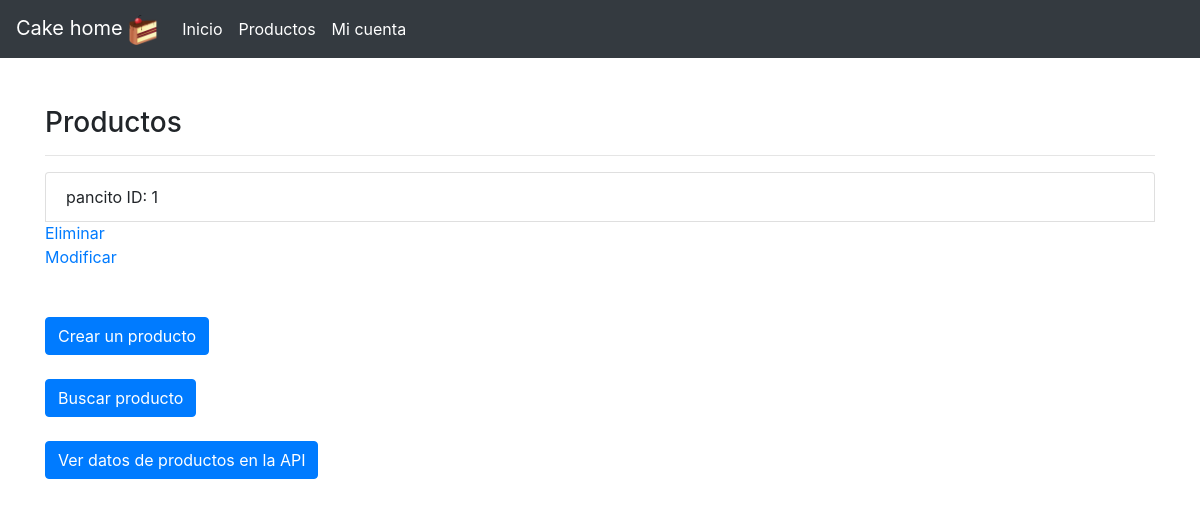
Before: /pasteleria/productos with the older database file.
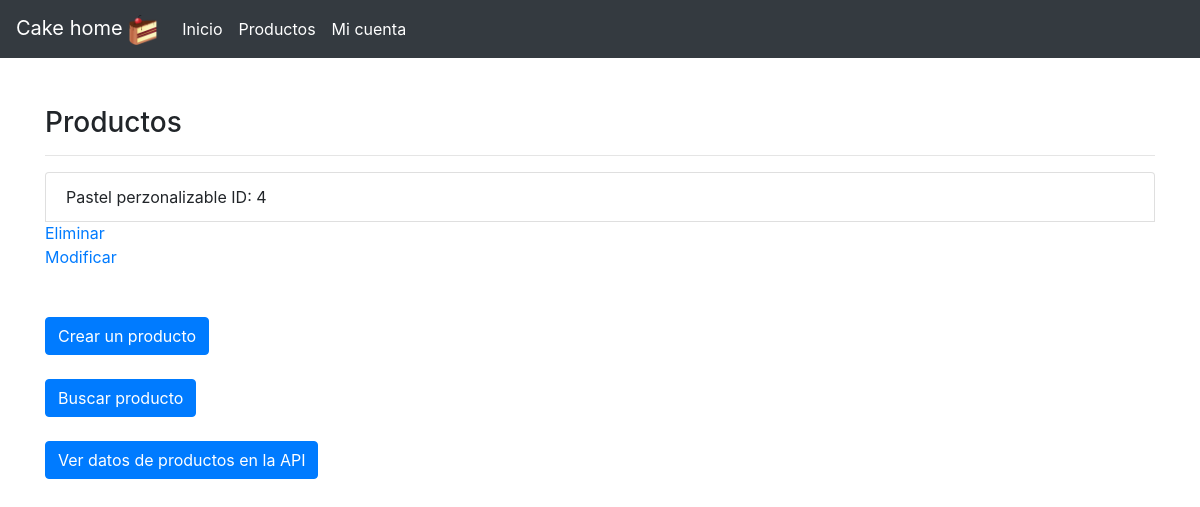
After: the same page with the newer database file.
### pasteleria/models.py (models this page shows, shortened)
class Producto(models.Model):
	producto = models.CharField(max_length=30)
	precio = models.IntegerField(default=0)
	descripcion = models.CharField(max_length=30)
	sabor = models.CharField(max_length=20)
	cantidad = models.IntegerField(default=0)

### pasteleria/views.py (the view)
# urls.py: path('productos', views.productos, name='productos'),
def productos(request):
    listado = Producto.objects.all()
    context = {'listado':listado}
    return render(request, 'pasteleria/index.html', context)

### pasteleria/templates/pasteleria/index.html (shortened to what this page needs)
<link rel="stylesheet" href="https://stackpath.bootstrapcdn.com/bootstrap/4.3.1/css/bootstrap.min.css">
{% load static %}
<div id="menu-principal">
<nav class="navbar navbar-expand-md navbar-dark bg-dark">
    {% load static %}
    <a href='{% static "pasteleria/css/estilos.css"%}' id="menu-titulo" class="navbar-brand text white">
        Cake home
        <img  src='{% static "pasteleria/img/logo.png" %}' width="30 px" height="30px">
      </a>
      <div class="collapse navbar-collapse" id="navbarSupportedContent">
        <ul class="navbar-nav mr-auto">
            <li id="incio" class="nav-item active">
                <a href="http://localhost:8000/pasteleria/" id="menu-home" class="nav-link">Inicio</a>
            </li>
            <li  class="nav-item active">
                <a href="http://localhost:8000/pasteleria/productos" id="menu-productos" class="nav-link">Productos</a>
            </li>
            <li class="nav-item active">
                <a href="{% url 'pasteleria:iniciar_sesion' %}" id="miCuenta" class="nav-link">Mi cuenta</a>
            </li>
        </ul>
    </div>
</nav>
</div>
  {% if listado %}
    <div class="container">
        <br><br>
        <h3>Productos</h3>
        <hr>
        <ul class="list-group">
            {% for p in listado %}
                <li class="list-group-item">{{ p.producto }} ID: {{ p.id }}</li>
                <a href="{% url 'pasteleria:eliminar' p.id %}">Eliminar</a>
                <a href="{% url 'pasteleria:modificar' p.id %}">Modificar</a>
            {% endfor %}
            </ul>
        {% else %}
        <div class="container">
            <div class="alert alert-warning">
                <h4>No se han registrado productos</h4>
            </div>
        </div>
         {% endif %}
    </div>
<div class="container"><a class="btn btn-primary" href="{% url 'pasteleria:frm_agregar_producto' %}">Crear un producto</a>
    <br>
    <br>
    <a class="btn btn-primary" href="{% url 'pasteleria:frm_buscar_producto' %}">Buscar producto</a>
    <br>
    <br>
    <a class="btn btn-primary" href="http://localhost:8000/apiProductos/">Ver datos de productos en la API</a>
</div>

Changed rows visible on the page:
removed Producto: producto "pancito", id "1"
added Producto: producto "Pastel perzonalizable", id "4"
